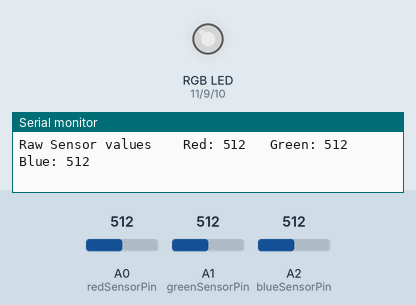
This sketch was run on a simulated Arduino Uno, built with avr-gcc and run on an emulated ATmega328P. On the bench: an RGB LED mixed from three pins (HIGH = lit), the last lines printed to the serial monitor. The inputs (shaded band) are chosen by the test bench; at power-on: A0 (redSensorPin) = 512, A1 (greenSensorPin) = 512, A2 (blueSensorPin) = 512. Dim RGB values are drawn brighter than linear.

Above: at 1.2 s.
1.3 s: A0 (redSensorPin) set to 414
At 2.8 s:
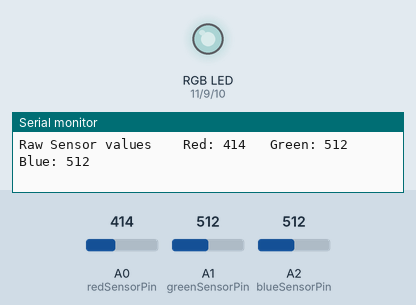
4.3 s: A0 (redSensorPin) set to 385
At 5.0 s:
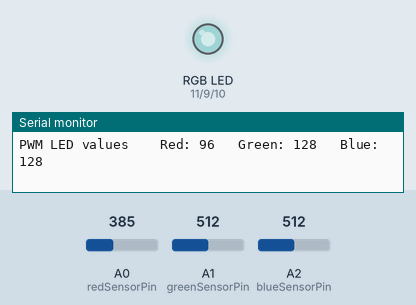
7.3 s: A1 (greenSensorPin) set to 407
At 8.6 s:
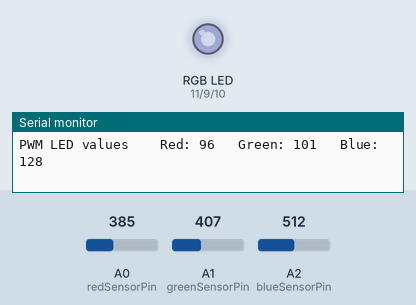
10.3 s: A1 (greenSensorPin) set to 392
At 11.3 s:
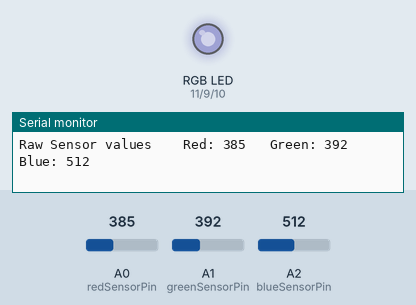
13.3 s: A2 (blueSensorPin) set to 407
At 13.8 s:
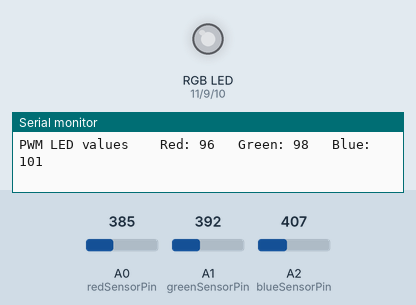
16.3 s: A2 (blueSensorPin) set to 391
At 17.8 s:
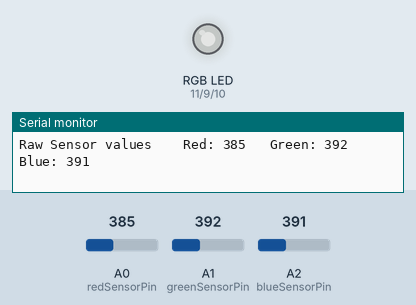
Timing chart, 0 to 18.9 s (numbered marks = the images above; inputs shaded):
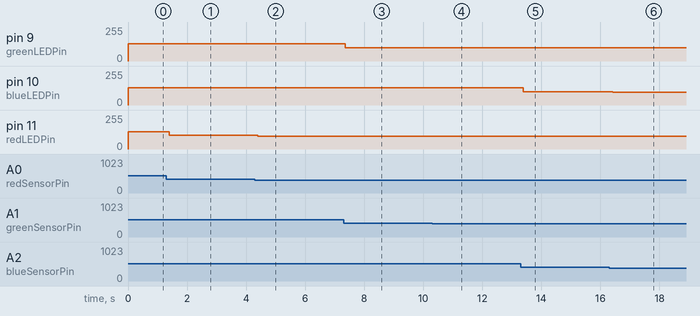

Measured:
- after the input at 1.3 s, pin 11 (redLEDPin): 128/255 → 103/255 after 0.09 s
- after the input at 4.3 s, pin 11 (redLEDPin): 103/255 → 96/255 after 0.09 s
- after the input at 7.3 s, pin 9 (greenLEDPin): 128/255 → 101/255 after 0.06 s
- after the input at 10.3 s, pin 9 (greenLEDPin): 101/255 → 98/255 after 0.14 s
- after the input at 13.3 s, pin 10 (blueLEDPin): 128/255 → 101/255 after 0.08 s
- after the input at 16.3 s, pin 10 (blueLEDPin): 101/255 → 97/255 after 0.13 s

The sketch:

PROJECT04_Colour_Mixing_Lamp.ino
```cpp
//assigning pin values
const int greenLEDPin = 9;
const int blueLEDPin = 10;
const int redLEDPin = 11;
const int redSensorPin = A0;
const int greenSensorPin = A1;
const int blueSensorPin = A2;

//assigning initial values for each parameter
int redLEDValue = 0;
int greenLEDValue = 0;
int blueLEDValue = 0;

int redSensorValue = 0;
int greenSensorValue = 0;
int blueSensorValue = 0;

void setup() {
  // put your setup code here, to run once:

//open serial input
Serial.begin(9600);

//selecting the pin modes of the outputs
pinMode(greenLEDPin, OUTPUT);
pinMode(blueLEDPin, OUTPUT);
pinMode(redLEDPin, OUTPUT);

}

void loop() {
  // put your main code here, to run repeatedly:

//reading the input from each analogue input pin and addigning the value to a variable
redSensorValue = analogRead(redSensorPin);
delay(5);
greenSensorValue = analogRead(greenSensorPin);
delay(5);
blueSensorValue = analogRead(blueSensorPin);
delay(2);

//printing the outputs to the monitor

Serial.print("Raw Sensor values \t Red: ");
Serial.print(redSensorValue);
Serial.print("\t Green: ");
Serial.print(greenSensorValue);
Serial.print("\t Blue: ");
Serial.println(blueSensorValue);

//calculating the PWM values for each colour. PWM values are from 0-255 but sesnor values are 0-1023.

redLEDValue = redSensorValue/4;
greenLEDValue = greenSensorValue/4;
blueLEDValue = blueSensorValue/4;

//sending output to pins
analogWrite(redLEDPin, redLEDValue);
analogWrite(redLEDPin, redLEDValue);
analogWrite(greenLEDPin, greenLEDValue);
analogWrite(blueLEDPin, blueLEDValue);

//sending signals to monitor
Serial.print("PWM LED values \t Red: ");
Serial.print(redLEDValue);
Serial.print("\t Green: ");
Serial.print(greenLEDValue);
Serial.print("\t Blue: ");
Serial.println(blueLEDValue);
}
```
